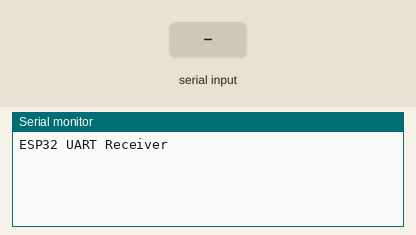
Simulated run of this sketch. Board: ESP32. Shown: the last lines printed to the serial monitor. The inputs (shaded band) are chosen by the test bench.

Above: at 1.2 s.
1.3 s: "1\n" received over the second serial link
At 2.2 s:
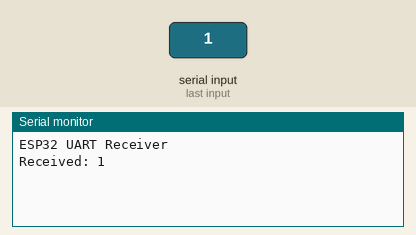
2.8 s: "0\n" received over the second serial link
At 3.3 s:
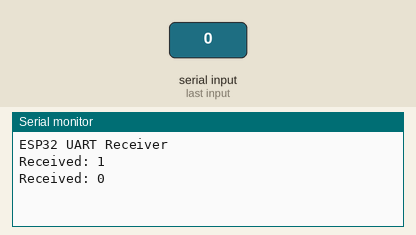
4.3 s: "2\n" received over the second serial link
At 5.7 s:
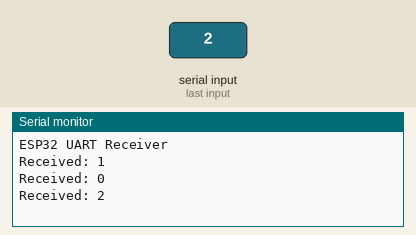

Measured:
- after the input at 1.3 s, the serial monitor: prints a new line at once (image 1)
- after the input at 2.8 s, the serial monitor: prints a new line at once (image 2)
- after the input at 4.3 s, the serial monitor: prints a new line at once (image 3)

The sketch:

test_serial_rx.ino
```cpp
// (licence header left out)
// Modificar
#define TXD1 16
#define RXD1 17

// Use Serial1 for UART communication
HardwareSerial mySerial(2);

void setup() {
  Serial.begin(115200);
  mySerial.begin(9600, SERIAL_8N1, RXD1, TXD1);  // UART setup

  Serial.println("ESP32 UART Receiver");
}

void loop() {
  // Check if data is available to read
  if (mySerial.available()) {
    // Read data and display it
    String message = mySerial.readStringUntil('\n');
    Serial.println("Received: " + message);
  }
}
```
